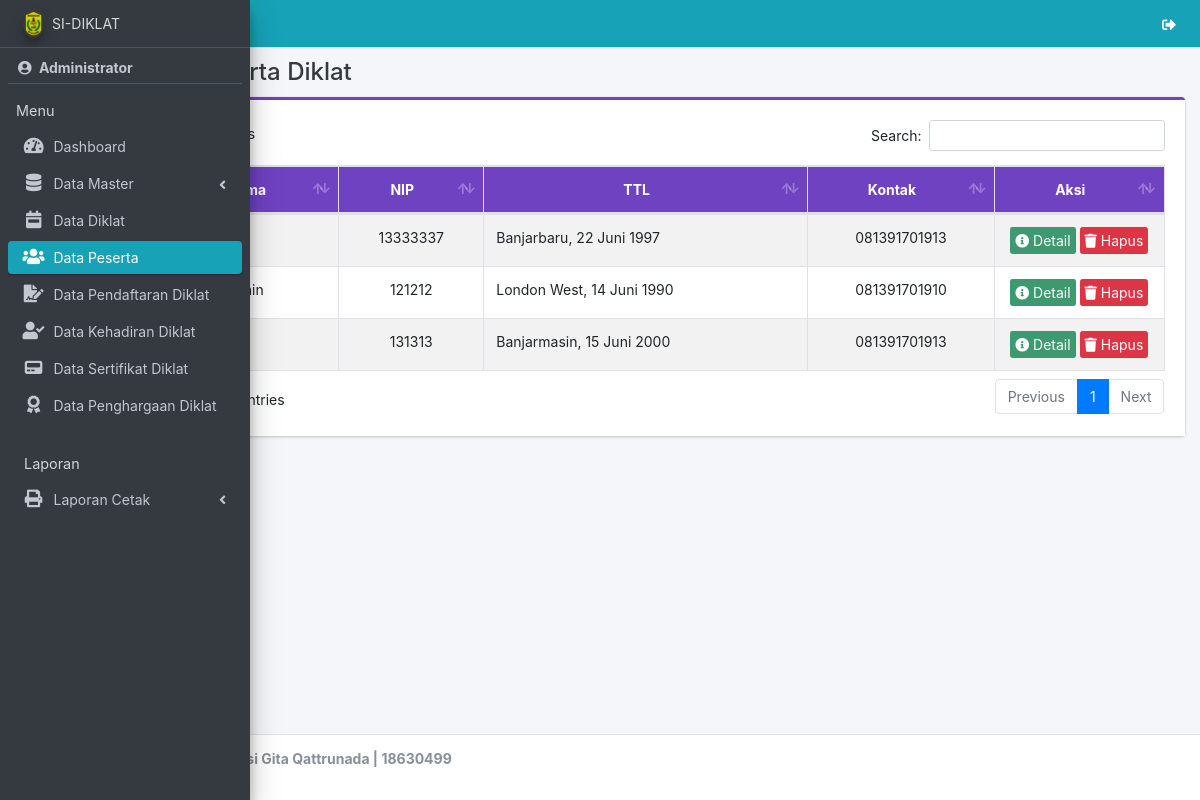
The page /admin/peserta/index.php (signed in) on the database its author committed.
### tables this page shows
CREATE TABLE `peserta` (
  `id_peserta` int(11) NOT NULL,
  `nm_peserta` varchar(50) NOT NULL,
  `nip` varchar(30) NOT NULL,
  `tmpt_lahir` varchar(50) NOT NULL,
  `tgl_lahir` date NOT NULL,
  `jk` varchar(20) NOT NULL,
  `hp_peserta` varchar(20) NOT NULL,
  `email_peserta` varchar(50) NOT NULL,
  `pendidikan` varchar(30) NOT NULL,
  `pas_foto` varchar(100) NOT NULL
);

### app/config.php (called while the page is built, shortened)
<?php
function tgl($tanggal)
{
  $bulan = array(
    1 =>   'Januari',
    'Februari',
    'Maret',
    'April',
    'Mei',
    'Juni',
    'Juli',
    'Agustus',
    'September',
    'Oktober',
    'November',
    'Desember'
  );
  $pecahkan = explode('-', $tanggal);
  return $pecahkan[2] . ' ' . $bulan[(int) $pecahkan[1]] . ' ' . $pecahkan[0];
}

### admin/peserta/index.php (the view, shortened to what this page needs)
<?php
require '../../app/config.php';
include_once '../../template/header.php';
include_once '../../template/sidebar.php';
?>
<div class="content-wrapper">
    <div class="content-header">
        <div class="container-fluid">
            <div class="row">
                <div class="col-sm-6">
                    <h4 class="m-0 text-dark"><i class="fa fa-users ml-1 mr-1"></i> Data Peserta Diklat</h4>
                </div>
                <div class="col-sm-6 text-right">
                </div>
            </div>
        </div>
    </div>
    <section class="content">
        <div class="container-fluid">
            <div class="row">
                <div class="col-md-12">
                    <div class="card card-purple card-outline">
                        <div class="card-body" style="background-color: white;">
                            <div class="table-responsive">
                                <table id="example1" class="table table-bordered table-striped dataTable">
                                    <thead class="bg-purple">
                                        <tr align="center">
                                            <th>No</th>
                                            <th>Nama</th>
                                            <th>NIP</th>
                                            <th>TTL</th>
                                            <th>Kontak</th>
                                            <th>Aksi</th>
                                        </tr>
                                    </thead>
                                    <tbody>
                                        <?php
                                        $no = 1;
                                        $data = $con->query("SELECT * FROM peserta ORDER BY id_peserta DESC");
                                        while ($row = $data->fetch_array()) {
                                        ?>
                                            <tr>
                                                <td align="center" width="5%"><?= $no++ ?></td>
                                                <td><?= $row['nm_peserta'] ?></td>
                                                <td align="center"><?= $row['nip'] ?></td>
                                                <td><?= $row['tmpt_lahir'] . ', ' . tgl($row['tgl_lahir']) ?></td>
                                                <td align="center"><?= $row['hp_peserta'] ?></td>
                                                <td align="center" width="16%">
                                                    <a href="#id<?= $row[0]; ?>" data-toggle="modal" class="btn bg-olive btn-xs" title="Detail"><i class="fa fa-info-circle"></i> Detail</a>
                                                    <a href="hapus?id=<?= $row[0] ?>" class="btn btn-danger btn-xs alert-hapus" title="Hapus"><i class="fa fa-trash"></i> Hapus</a>
                                                </td>
                                            </tr>
                                        <?php } ?>
                                    </tbody>
                                </table>
                            </div>
                        </div>
                    </div>
                </div>
            </div>
        </div>
    </section>
</div>
<?php
include_once '../../template/footer.php';
?>

### rows shown on the page
peserta: nip "13333337", tmpt_lahir "Banjarbaru", tgl_lahir "22 Juni 1997", hp_peserta "081391701913"
peserta: nip "121212", tmpt_lahir "London West", tgl_lahir "14 Juni 1990", hp_peserta "081391701910"
peserta: nip "131313", tmpt_lahir "Banjarmasin", tgl_lahir "15 Juni 2000", hp_peserta "081391701913"

### other values the page prints
$_SESSION['nm_user'] "Administrator"
